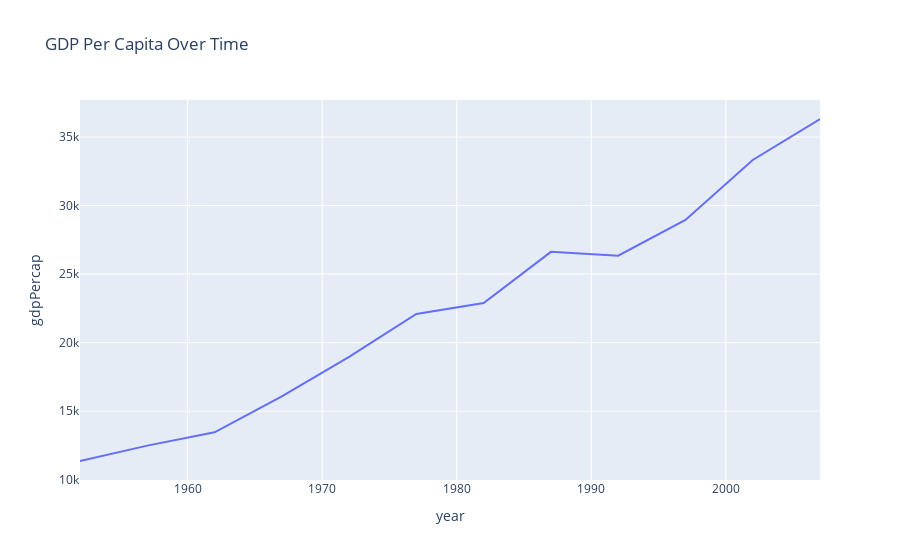

Notebook cell for this chart:
### Code cell
df = px.data.gapminder().query("country == 'Canada'")
fig = px.line(df, x='year', y='gdpPercap', title='GDP Per Capita Over Time')
fig.show()

### Figure 1 — Plotly figure (JSON) as saved in the notebook; plotly's stock layout.template omitted (floating-point values rounded to 4 significant figures)
{"data": [{"hovertemplate": "year=%{x}<br>gdpPercap=%{y}<extra></extra>", "legendgroup": "", "line": {"color": "#636efa", "dash": "solid"}, "marker": {"symbol": "circle"}, "mode": "lines", "name": "", "orientation": "v", "showlegend": false, "type": "scatter", "x": [1952, 1957, 1962, 1967, 1972, 1977, 1982, 1987, 1992, 1997, 2002, 2007], "xaxis": "x", "y": [11370.0, 12490.0, 13460.0, 16080.0, 18970.0, 22090.0, 22900.0, 26630.0, 26340.0, 28950.0, 33330.0, 36320.0], "yaxis": "y"}], "layout": {"legend": {"tracegroupgap": 0}, "title": {"text": "GDP Per Capita Over Time"}, "xaxis": {"anchor": "y", "domain": [0, 1], "title": {"text": "year"}}, "yaxis": {"anchor": "x", "domain": [0, 1], "title": {"text": "gdpPercap"}}}}
